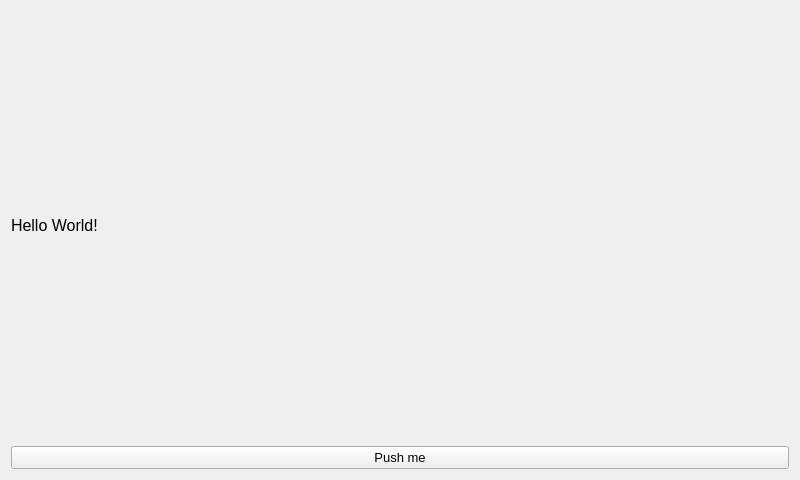
<?xml version="1.0" encoding="UTF-8"?>
<ui version="4.0">
 <class>MainWindow</class>
 <widget class="QMainWindow" name="MainWindow">
  <property name="geometry">
   <rect>
    <x>0</x>
    <y>0</y>
    <width>800</width>
    <height>480</height>
   </rect>
  </property>
  <property name="windowTitle">
   <string>MainWindow</string>
  </property>
  <widget class="QWidget" name="centralWidget">
   <layout class="QVBoxLayout" name="verticalLayout">
    <item>
     <widget class="QLabel" name="label">
      <property name="font">
       <font>
        <pointsize>12</pointsize>
       </font>
      </property>
      <property name="text">
       <string>Hello World!</string>
      </property>
     </widget>
    </item>
    <item>
     <widget class="QPushButton" name="pushButton">
      <property name="font">
       <font>
        <pointsize>10</pointsize>
       </font>
      </property>
      <property name="text">
       <string>Push me</string>
      </property>
     </widget>
    </item>
   </layout>
  </widget>
 </widget>
 <layoutdefault spacing="6" margin="11"/>
 <resources/>
 <connections/>
</ui>
